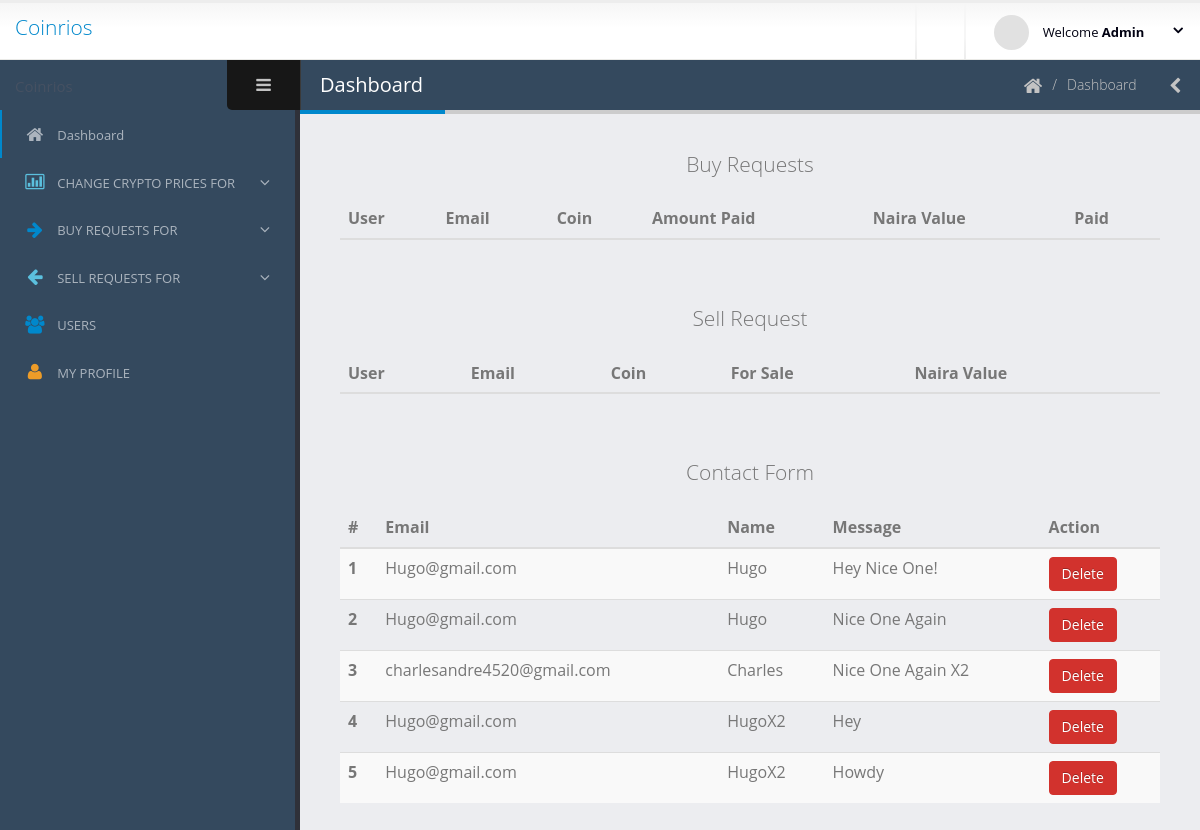
The app's page /administrator/ (signed in), older data.
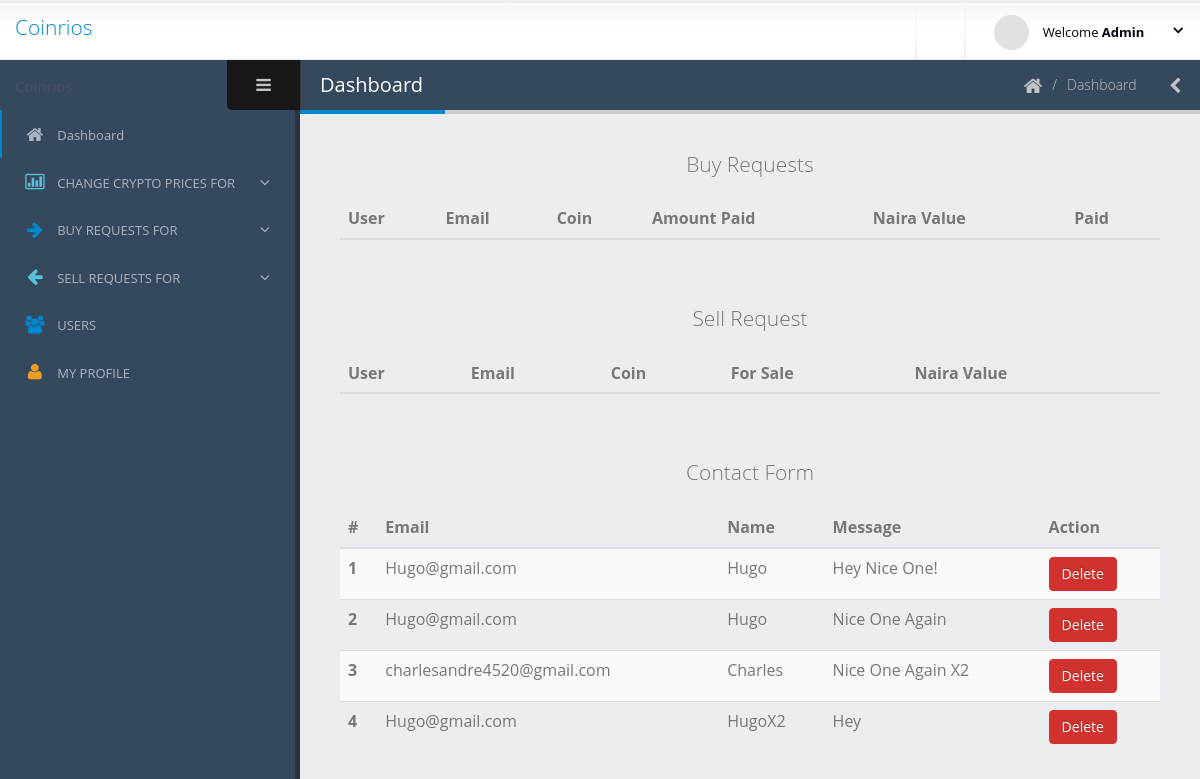
The same page, newer data.
### crypto/models.py (models this page shows, shortened)
class Contact(models.Model):
    email = models.EmailField()
    full_name = models.CharField(max_length=200)
    message = models.TextField()

### administrator/views.py (the view)
# urls.py: path('', views.admin_dashboard, name='adminDashboard'),
@login_required
@administrator_required
def admin_dashboard(request):
    buy_orders = BuyOrders.objects.all()
    sell_orders = SellOrders.objects.all()
    contact_form = Contact.objects.all()
    context = {'buy_orders': buy_orders, 'sell_orders': sell_orders, 'contact_form': contact_form}
    template = 'administrator/adminDashboard.html'
    return render(request, template, context)

### administrator/templates/administrator/adminDashboard.html (shortened to what this page needs)
{% extends 'administrator/base.html' %}
{% load static %}
{% block navLinks %}
<li class="nav-active">
    <a href="#">
        <i class="fa fa-home" aria-hidden="true"></i>
        <span>Dashboard</span>
    </a>
</li>
<li class="nav-parent">
    <a>
        <i class="text-info fa fa-bar-chart-o" aria-hidden="true"></i>
        <span>CHANGE CRYPTO PRICES FOR</span>
    </a>
</li>
<li class="nav-parent">
    <a>
        <i class="text-primary fa fa-arrow-right" aria-hidden="true"></i>
        <span>BUY REQUESTS FOR</span>
    </a>
</li>
<li class="nav-parent">
    <a>
        <i class="text-info fa fa-arrow-left" aria-hidden="true"></i>
        <span>SELL REQUESTS FOR</span>
    </a>
</li>
<li>
    <a href="{% url 'administrator:registered_users' %}">
        <i class="text-primary fa fa-users" aria-hidden="true"></i>
        <span>USERS</span>
    </a>
</li>
<li>
    <a href="{% url 'administrator:registered_user_profile' user.pk %}">
        <i class="text-warning fa fa-user" aria-hidden="true"></i>
        <span>MY PROFILE</span>
    </a>
</li>
{% endblock %} {% block body %}
<p class="lead text-center">Buy Requests</p>
<div class="table-responsive">
    <table class="table table-hover table-striped" style="font-size: 16px;">
        <thead>
            <tr>
                <th scope="col">User</th>
                <th scope="col">Email</th>
                <th scope="col">Coin</th>
                <th scope="col">Amount Paid</th>
                <th scope="col">Naira Value</th>
                <th scope="col">Paid</th>
            </tr>
        </thead>
    </table>
</div>
<br><br>
<p class="lead text-center">Sell Request</p>
<div class="table-responsive">
    <table class="table table-hover table-striped" style="font-size: 16px;">
        <thead>
            <tr>
                <th scope="col">User</th>
                <th scope="col">Email</th>
                <th scope="col">Coin</th>
                <th scope="col">For Sale</th>
                <th scope="col">Naira Value</th>
            </tr>
        </thead>
    </table>
</div>
<br><br>
<p class="lead text-center">Contact Form</p>
<div class="table-responsive">
    <table class="table table-hover table-striped" style="font-size: 16px;">
        <thead>
            <tr>
                <th scope="col">#</th>
                <th scope="col">Email</th>
                <th scope="col">Name</th>
                <th scope="col">Message</th>
                <th scope="col">Action</th>
            </tr>
        </thead>
        <tbody>
        {% for fields in contact_form %}
            <tr>
                <th scope="row">{{ fields.pk }}</th>
                <td>{{ fields.email }}</td>
                <td>{{ fields.full_name }}</td>
                <td>{{ fields.message }}</td>
                <td>
                    <form method="post" action="{% url 'administrator:deleteContactForm' fields.pk %}">
                        <button type="submit" class="btn btn-danger">Delete</button>
                    </form>
                </td>
            </tr>
            {% endfor %}
        </tbody>
    </table>
</div>
{% endblock %}

Row changes from the older to the newer data that the page shows:
removed Contact: pk "5", email "Hugo@gmail.com", full_name "HugoX2", message "Howdy"
